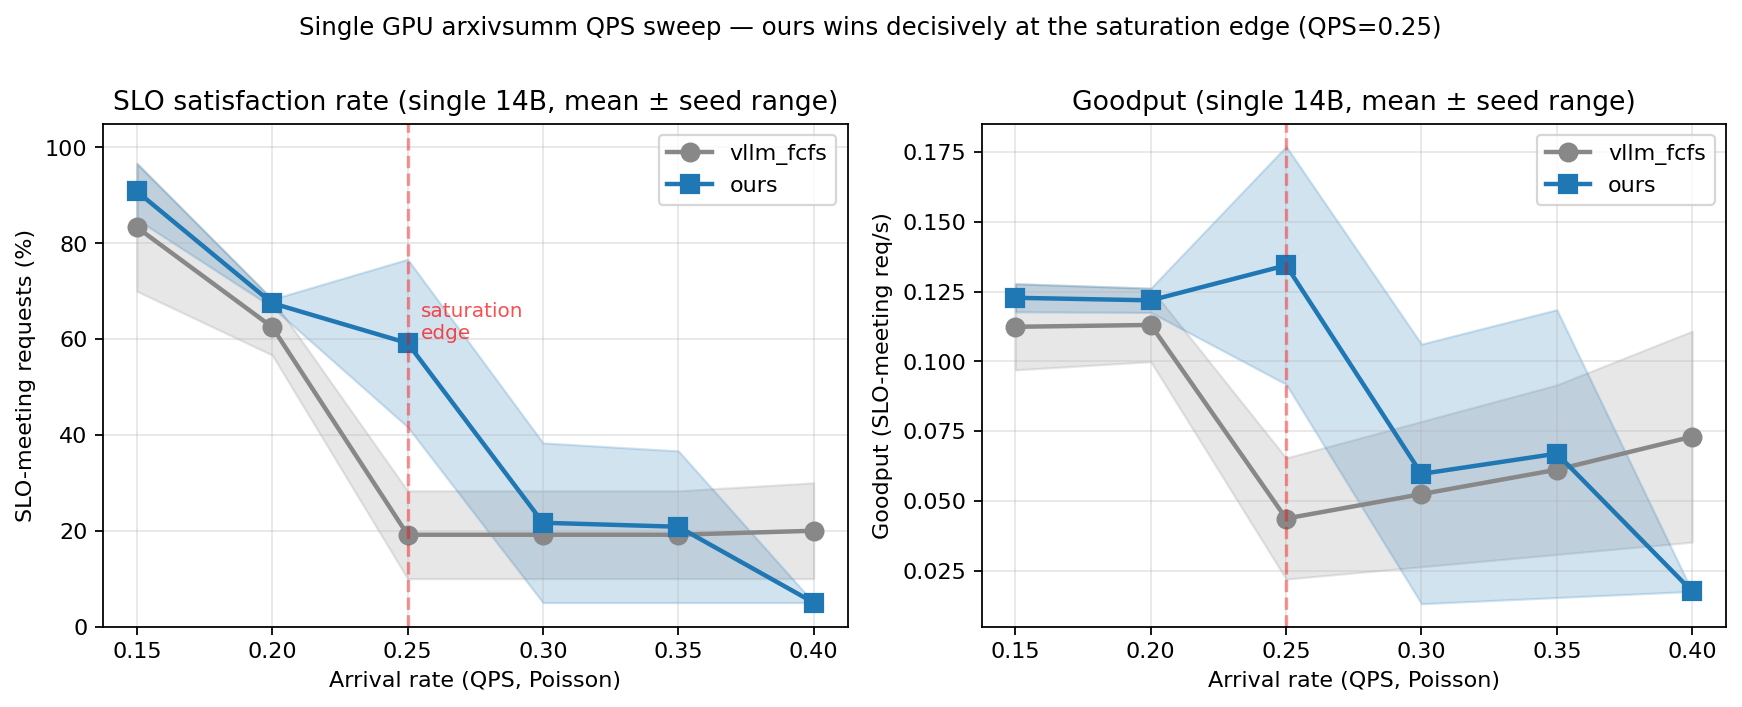

Write the Python code that produced this figure.
"""Single GPU QPS sweep — fcfs vs ours, mean of seed 0,1.

Shows the saturation-edge sweet spot pattern: ours wins decisively at
QPS=0.25 (the saturation edge for single 14B engine), narrower wins or
ties at other operating points."""
import json
import matplotlib.pyplot as plt
import numpy as np
from pathlib import Path

R = Path(__file__).resolve().parents[1] / "eval/results/a6000"
OUT = Path(__file__).resolve().parent


def load(baseline, qps, seed):
    f = R / (f"single_{baseline}_arxivsumm_qps{qps}_n60_seed{seed}"
             f"_v1_metrics.json")
    return json.load(open(f)) if f.exists() else None


def gp(d):
    return d["slo_met_pct"]/100 * d["schedule_summary"]["empirical_qps"]


SEEDS = [0, 1]
QPS_LEVELS = [0.15, 0.2, 0.25, 0.3, 0.35, 0.4]
BASELINES = [
    ("vllm_fcfs", "vllm_fcfs", "o-", "#888888"),
    ("ours",      "ours",      "s-", "#1f77b4"),
]

fig, axes = plt.subplots(1, 2, figsize=(11, 4.4))

# Left: SLO_met
ax = axes[0]
for b, label, style, color in BASELINES:
    means, mins, maxs = [], [], []
    for q in QPS_LEVELS:
        vals = []
        for s in SEEDS:
            d = load(b, q, s)
            if d: vals.append(d["slo_met_pct"])
        if vals:
            means.append(np.mean(vals))
            mins.append(min(vals))
            maxs.append(max(vals))
        else:
            means.append(None); mins.append(None); maxs.append(None)
    xs = [q for q, m in zip(QPS_LEVELS, means) if m is not None]
    ys = [m for m in means if m is not None]
    los = [mn for mn in mins if mn is not None]
    his = [mx for mx in maxs if mx is not None]
    ax.plot(xs, ys, style, label=label, color=color, linewidth=2, markersize=8)
    ax.fill_between(xs, los, his, alpha=0.2, color=color)
ax.set_xlabel("Arrival rate (QPS, Poisson)")
ax.set_ylabel("SLO-meeting requests (%)")
ax.set_title("SLO satisfaction rate (single 14B, mean ± seed range)")
ax.set_ylim(0, 105)
ax.legend(loc="best")
ax.grid(alpha=0.3)
ax.axvline(0.25, color="red", linestyle="--", alpha=0.4)
ax.text(0.255, 60, "saturation\nedge", color="red", alpha=0.7, fontsize=9)

# Right: goodput
ax = axes[1]
for b, label, style, color in BASELINES:
    means, mins, maxs = [], [], []
    for q in QPS_LEVELS:
        vals = []
        for s in SEEDS:
            d = load(b, q, s)
            if d: vals.append(gp(d))
        if vals:
            means.append(np.mean(vals))
            mins.append(min(vals))
            maxs.append(max(vals))
        else:
            means.append(None); mins.append(None); maxs.append(None)
    xs = [q for q, m in zip(QPS_LEVELS, means) if m is not None]
    ys = [m for m in means if m is not None]
    los = [mn for mn in mins if mn is not None]
    his = [mx for mx in maxs if mx is not None]
    ax.plot(xs, ys, style, label=label, color=color, linewidth=2, markersize=8)
    ax.fill_between(xs, los, his, alpha=0.2, color=color)
ax.set_xlabel("Arrival rate (QPS, Poisson)")
ax.set_ylabel("Goodput (SLO-meeting req/s)")
ax.set_title("Goodput (single 14B, mean ± seed range)")
ax.legend(loc="best")
ax.grid(alpha=0.3)
ax.axvline(0.25, color="red", linestyle="--", alpha=0.4)

fig.suptitle("Single GPU arxivsumm QPS sweep — ours wins decisively at the "
             "saturation edge (QPS=0.25)",
             fontsize=11, y=1.00)
plt.tight_layout()
plt.savefig(OUT / "fig_single_gpu_sweep.png", dpi=160, bbox_inches="tight")
plt.savefig(OUT / "fig_single_gpu_sweep.pdf", bbox_inches="tight")
plt.close()
print("saved:", OUT / "fig_single_gpu_sweep.png")
